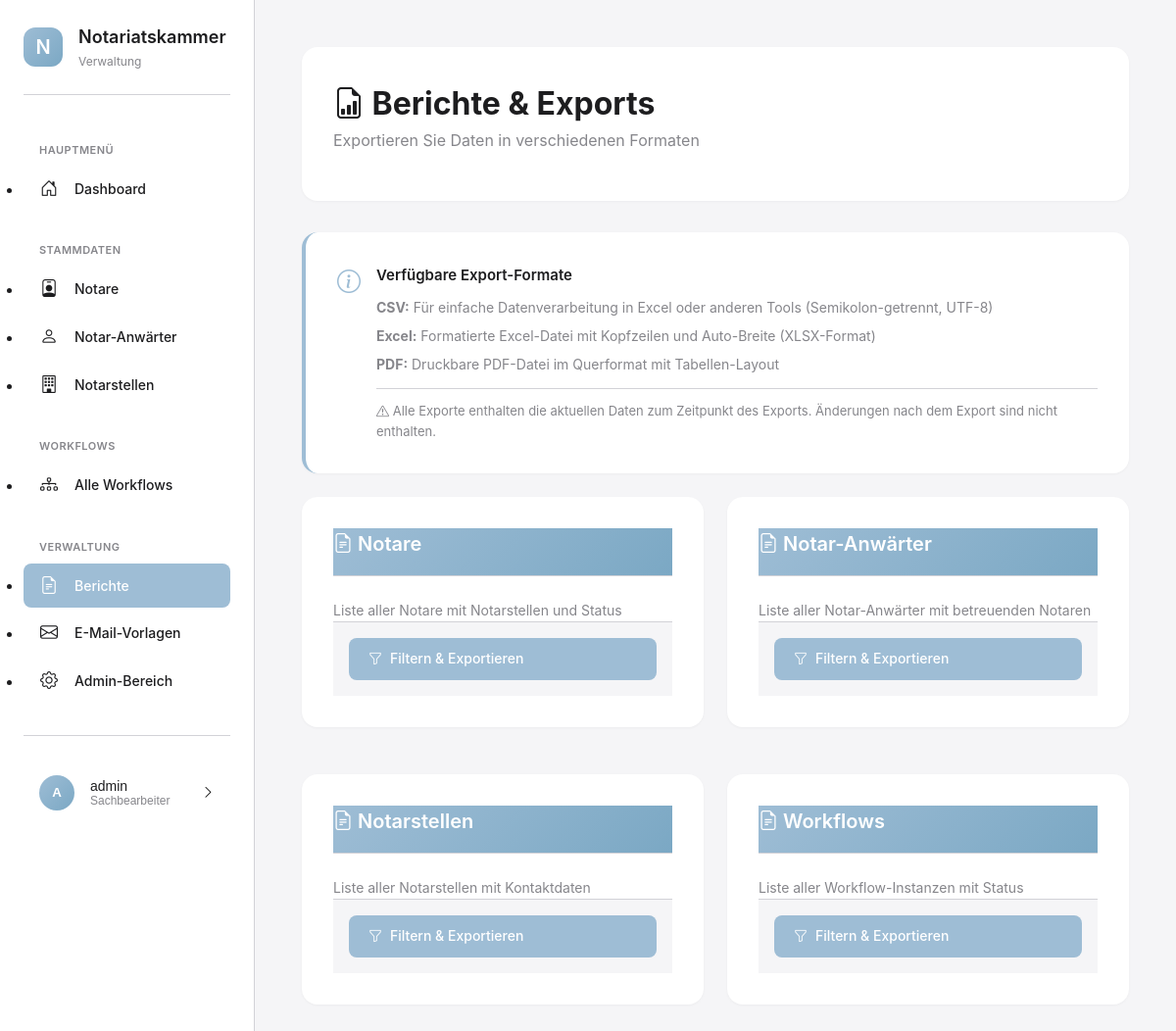
The page /berichte/ (signed in) on the database its author committed.
### apps/benutzer/models.py (models this page shows, shortened)
class KammerBenutzer(AbstractUser):
    ROLLEN = [
        ('admin', 'Administrator'),
        ('sachbearbeiter', 'Sachbearbeiter'),
        ('leitung', 'Leitung'),
    ]
    rolle = models.CharField(
        max_length=20,
        choices=ROLLEN,
        default='sachbearbeiter',
        verbose_name='Rolle'
    )
    abteilung = models.CharField(
        max_length=100,
        blank=True,
        verbose_name='Abteilung',
        help_text='z.B. "Zulassungen", "Aufsicht", "Allgemein"'
    )
    telefon = models.CharField(
        max_length=50,
        blank=True,
        verbose_name='Telefon'
    )
    class Meta:
        verbose_name = 'Kammermitarbeiter'
        verbose_name_plural = 'Kammermitarbeiter'
        ordering = ['last_name', 'first_name']

### apps/berichte/views.py (the view)
# urls.py: path('', views.berichte_uebersicht_view, name='berichte_uebersicht'),
@login_required
def berichte_uebersicht_view(request):
    context = {
        'berichte': [
            {
                'titel': 'Notare',
                'beschreibung': 'Liste aller Notare mit Notarstellen und Status',
                'filter_url': 'filter_notare',
                'export_url': 'export_notare',
            },
            {
                'titel': 'Notar-Anwärter',
                'beschreibung': 'Liste aller Notar-Anwärter mit betreuenden Notaren',
                'filter_url': 'filter_anwaerter',
                'export_url': 'export_anwaerter',
            },
            {
                'titel': 'Notarstellen',
                'beschreibung': 'Liste aller Notarstellen mit Kontaktdaten',
                'filter_url': 'filter_notarstellen',
                'export_url': 'export_notarstellen',
            },
            {
                'titel': 'Workflows',
                'beschreibung': 'Liste aller Workflow-Instanzen mit Status',
                'filter_url': 'filter_workflows',
                'export_url': 'export_workflows',
            },
        ]
    }
    return render(request, 'berichte/uebersicht.html', context)

### templates/berichte/uebersicht.html (shortened to what this page needs)
{% extends 'base_modern.html' %}
{% load static %}
{% block content %}
<div class="page-header">
    <div class="page-header-top">
        <div>
            <h1 class="page-title">
                <i class="bi bi-file-earmark-bar-graph"></i> Berichte & Exports
            </h1>
            <p class="page-subtitle">Exportieren Sie Daten in verschiedenen Formaten</p>
        </div>
    </div>
</div>
<div class="card" style="margin-bottom: var(--spacing-lg); border-left: 4px solid var(--secondary-blue);">
    <div class="card-body">
        <div style="display: flex; align-items: start; gap: var(--spacing-md);">
            <div style="color: var(--secondary-blue); font-size: 24px;">
                <i class="bi bi-info-circle"></i>
            </div>
            <div>
                <div style="font-weight: 600; font-size: 15px; margin-bottom: 8px;">Verfügbare Export-Formate</div>
                <div style="font-size: 14px; color: var(--text-secondary); line-height: 1.8;">
                    <div style="margin-bottom: 4px;">
                        <strong>CSV:</strong> Für einfache Datenverarbeitung in Excel oder anderen Tools (Semikolon-getrennt, UTF-8)
                    </div>
                    <div style="margin-bottom: 4px;">
                        <strong>Excel:</strong> Formatierte Excel-Datei mit Kopfzeilen und Auto-Breite (XLSX-Format)
                    </div>
                    <div style="margin-bottom: 4px;">
                        <strong>PDF:</strong> Druckbare PDF-Datei im Querformat mit Tabellen-Layout
                    </div>
                </div>
                <div style="margin-top: 12px; padding-top: 12px; border-top: 1px solid var(--border-color); font-size: 13px; color: var(--text-secondary);">
                    <i class="bi bi-exclamation-triangle"></i>
                    Alle Exporte enthalten die aktuellen Daten zum Zeitpunkt des Exports. Änderungen nach dem Export sind nicht enthalten.
                </div>
            </div>
        </div>
    </div>
</div>
<div style="display: grid; grid-template-columns: repeat(auto-fit, minmax(320px, 1fr)); gap: var(--spacing-lg);">
    {% for bericht in berichte %}
    <div class="card" style="display: flex; flex-direction: column;">
        <div class="card-header" style="background: linear-gradient(135deg, var(--primary-color), #7BA8C4); color: white;">
            <h2 class="card-title" style="color: white; margin: 0;">
                <i class="bi bi-file-earmark-text"></i> {{ bericht.titel }}
            </h2>
        </div>
        <div class="card-body" style="flex: 1;">
            <p style="color: var(--text-secondary); font-size: 14px; line-height: 1.6; margin: 0;">
                {{ bericht.beschreibung }}
            </p>
        </div>
        <div style="padding: var(--spacing-md); background: var(--bg-primary); border-top: 1px solid var(--border-color);">
            <a href="{% url bericht.filter_url %}" class="btn btn-primary" style="width: 100%; text-align: center;">
                <i class="bi bi-funnel"></i> Filtern & Exportieren
            </a>
        </div>
    </div>
    {% endfor %}
</div>
{% endblock %}

### templates/base_modern.html (shortened to what this page needs)
{% load static %}
<!DOCTYPE html>
<html lang="de">
<head>
    <link rel="stylesheet" href="https://cdn.jsdelivr.net/npm/bootstrap-icons@1.11.3/font/bootstrap-icons.min.css">
    <link rel="stylesheet" href="{% static 'css/modern-style.css' %}">
</head>
<body>
    <aside class="sidebar">
        <div class="sidebar-logo">
            <div class="sidebar-logo-icon">
                N
            </div>
            <div class="sidebar-logo-text">
                <h1>Notariatskammer</h1>
                <p>Verwaltung</p>
            </div>
        </div>
        <nav class="sidebar-nav">
            <div class="sidebar-nav-section">
                <div class="sidebar-nav-section-title">Hauptmenü</div>
                <ul>
                    <li class="sidebar-nav-item">
                        <a href="{% url 'dashboard' %}" class="sidebar-nav-link {% if request.resolver_match.url_name == 'dashboard' %}active{% endif %}">
                            <i class="bi bi-house-door"></i>
                            <span>Dashboard</span>
                        </a>
                    </li>
                </ul>
            </div>
            <div class="sidebar-nav-section">
                <div class="sidebar-nav-section-title">Stammdaten</div>
                <ul>
                    <li class="sidebar-nav-item">
                        <a href="{% url 'notare_liste' %}" class="sidebar-nav-link {% if 'notare' in request.path %}active{% endif %}">
                            <i class="bi bi-person-badge"></i>
                            <span>Notare</span>
                        </a>
                    </li>
                    <li class="sidebar-nav-item">
                        <a href="{% url 'anwaerter_liste' %}" class="sidebar-nav-link {% if 'anwaerter' in request.path %}active{% endif %}">
                            <i class="bi bi-person"></i>
                            <span>Notar-Anwärter</span>
                        </a>
                    </li>
                    <li class="sidebar-nav-item">
                        <a href="{% url 'notarstellen_liste' %}" class="sidebar-nav-link {% if 'notarstellen' in request.path %}active{% endif %}">
                            <i class="bi bi-building"></i>
                            <span>Notarstellen</span>
                        </a>
                    </li>
                </ul>
            </div>
            <div class="sidebar-nav-section">
                <div class="sidebar-nav-section-title">Workflows</div>
                <ul>
                    <li class="sidebar-nav-item">
                        <a href="{% url 'workflow_liste' %}" class="sidebar-nav-link {% if 'workflows' in request.path and 'workflow_liste' in request.resolver_match.url_name %}active{% endif %}">
                            <i class="bi bi-diagram-3"></i>
                            <span>Alle Workflows</span>
                        </a>
                    </li>
                </ul>
            </div>
            <div class="sidebar-nav-section">
                <div class="sidebar-nav-section-title">Verwaltung</div>
                <ul>
                    <li class="sidebar-nav-item">
                        <a href="{% url 'berichte_uebersicht' %}" class="sidebar-nav-link {% if 'berichte' in request.path %}active{% endif %}">
                            <i class="bi bi-file-earmark-text"></i>
                            <span>Berichte</span>
                        </a>
                    </li>
                    <li class="sidebar-nav-item">
                        <a href="{% url 'vorlagen_liste' %}" class="sidebar-nav-link {% if 'emails' in request.path %}active{% endif %}">
                            <i class="bi bi-envelope"></i>
                            <span>E-Mail-Vorlagen</span>
                        </a>
                    </li>
                    <li class="sidebar-nav-item">
                        <a href="/admin/" class="sidebar-nav-link">
                            <i class="bi bi-gear"></i>
                            <span>Admin-Bereich</span>
                        </a>
                    </li>
                </ul>
            </div>
        </nav>
        <div class="user-menu">
            <button class="user-menu-button" onclick="toggleUserMenu()">
                <div class="user-avatar">
                    {{ user.first_name.0|default:user.username.0|upper }}
                </div>
                <div class="user-info">
                    <div class="user-name">{{ user.get_full_name|default:user.username }}</div>
                    <div class="user-role">{{ user.get_rolle_display|default:"Benutzer" }}</div>
                </div>
                <i class="bi bi-chevron-right"></i>
            </button>
        </div>
    </aside>
    <main class="main-content">
        {% block content %}{% endblock %}
    </main>
</body>
</html>

### rows shown on the page
KammerBenutzer: first_name.0 "A", get_full_name "admin", rolle "Sachbearbeiter"

### other values the page prints
{{ bericht.titel }} "Notare" "Notar-Anwärter" "Notarstellen" "Workflows"
{{ bericht.beschreibung }} "Liste aller Notare mit Notarstellen und Status" "Liste aller Notar-Anwärter mit betreuenden Notaren" "Liste aller Notarstellen mit Kontaktdaten" "Liste aller Workflow-Instanzen mit Status"
